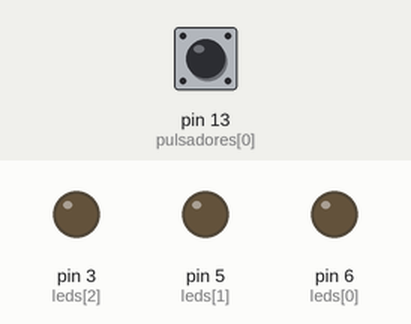
This sketch was run on a simulated Arduino Uno, built with avr-gcc and run on an emulated ATmega328P. Shown: output pins drawn as LEDs (lit = HIGH). The test bench sets the inputs (shaded band); at power-on: pin 13 (pulsadores[0]) LOW.

Above: at 1.2 s.
1.3 s: pin 13 (pulsadores[0]) pulled HIGH for 0.15 s
4.4 s: pin 13 (pulsadores[0]) pulled HIGH for 1 s
8.4 s: pin 13 (pulsadores[0]) pulled HIGH for 3.2 s
Timing chart, 0 to 12.0 s (numbered marks = the images above; inputs shaded):
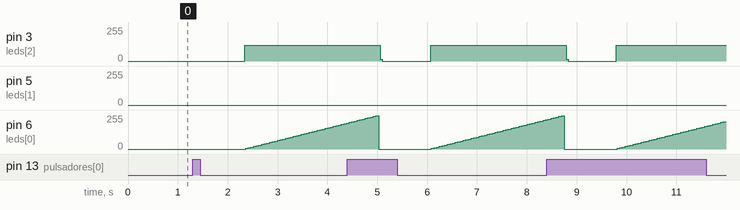

Measured:
- after the input at 1.3 s, pin 3 (leds[2]): 0/255 → 119/255 after 1.0 s; pin 6 (leds[0]): moves from 0/255 to 195/255 over 2.0 s, starting after 1.1 s

The sketch:

ledRGBanalog.ino
```cpp
int leds [3] = {6,5,3};
bool ledsState [3] = {0, 0, 0};
int pulsadores [3] = {13,12,11};
bool bucle = false;

void setup()
{
  for(int i=0;i++;i<3){
    pinMode(leds[i], OUTPUT);
    pinMode(pulsadores[i], INPUT);
  }
}
void loop()
{
  if(digitalRead(pulsadores[0])) {
    bucle = !bucle;
    delay(1000);
  }
 if(bucle) {
 for(int r = 0; r < 255; r += 5) {
  for(int g = 0; g < 255; g += 5) {
    for(int b = 0; b < 255; b += 5) {
      analogWrite(6, r);
      analogWrite(5, g);
      analogWrite(3, b);
    }
  }
 }
 bucle = false;
 analogWrite(6, 0);
      analogWrite(5, 0);
      analogWrite(3, 0);
}
}
```
